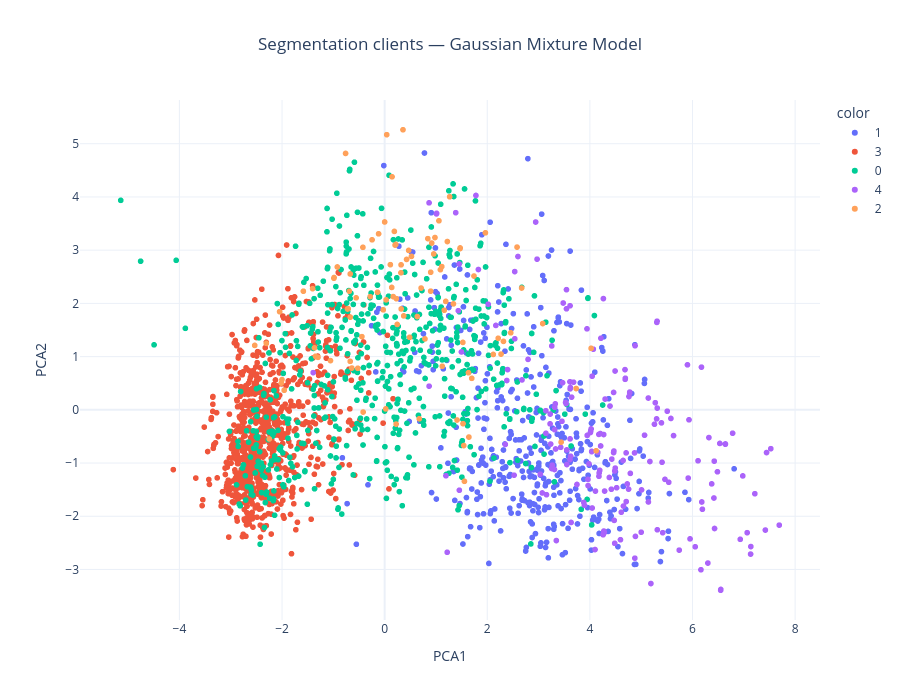

Source (notebook cell):
### Code cell
# ============================================
# VISUALISATION GMM
# ============================================

fig = px.scatter(
    pca_df,

    x="PCA1",
    y="PCA2",

    color=pca_df["GMM_Cluster"].astype(str),

    title="Segmentation clients — Gaussian Mixture Model"
)

fig.update_layout(
    template="plotly_white",
    height=700,
    title_x=0.5
)

fig.show()

### Figure 1 — Plotly figure (JSON) as saved in the notebook; plotly's stock layout.template omitted (floating-point values rounded to 4 significant figures; data arrays with more than 128 entries replaced by an {"elided": "..."} marker saying what was removed)
{"data": [{"hovertemplate": "color=1<br>PCA1=%{x}<br>PCA2=%{y}<extra></extra>", "legendgroup": "1", "marker": {"color": "#636efa", "symbol": "circle"}, "mode": "markers", "name": "1", "showlegend": true, "type": "scattergl", "x": {"elided": "421 float values"}, "xaxis": "x", "y": {"elided": "421 float values"}, "yaxis": "y"}, {"hovertemplate": "color=3<br>PCA1=%{x}<br>PCA2=%{y}<extra></extra>", "legendgroup": "3", "marker": {"color": "#EF553B", "symbol": "circle"}, "mode": "markers", "name": "3", "showlegend": true, "type": "scattergl", "x": {"elided": "891 float values"}, "xaxis": "x", "y": {"elided": "891 float values"}, "yaxis": "y"}, {"hovertemplate": "color=0<br>PCA1=%{x}<br>PCA2=%{y}<extra></extra>", "legendgroup": "0", "marker": {"color": "#00cc96", "symbol": "circle"}, "mode": "markers", "name": "0", "showlegend": true, "type": "scattergl", "x": {"elided": "642 float values"}, "xaxis": "x", "y": {"elided": "642 float values"}, "yaxis": "y"}, {"hovertemplate": "color=4<br>PCA1=%{x}<br>PCA2=%{y}<extra></extra>", "legendgroup": "4", "marker": {"color": "#ab63fa", "symbol": "circle"}, "mode": "markers", "name": "4", "showlegend": true, "type": "scattergl", "x": {"elided": "186 float values"}, "xaxis": "x", "y": {"elided": "186 float values"}, "yaxis": "y"}, {"hovertemplate": "color=2<br>PCA1=%{x}<br>PCA2=%{y}<extra></extra>", "legendgroup": "2", "marker": {"color": "#FFA15A", "symbol": "circle"}, "mode": "markers", "name": "2", "showlegend": true, "type": "scattergl", "x": [0.2026, -1.299, -0.2452, -2.048, 0.3714, 0.2169, 2.213, 0.1377, -0.02832, -0.4197, 0.2279, 0.9175, 0.9805, 0.02773, 4.122, 0.8973, -1.347, 0.6749, 1.471, 0.1661, -0.7622, 1.542, 0.9557, 0.6361, -0.6712, -0.9229, -1.584, -0.2818, -2.249, 0.1895, -0.524, 0.3196, 0.3221, 1.698, -2.014, 1.267, 0.4269, 0.04019, 1.555, 0.2234, 0.4677, -0.1392, -0.689, -0.5564, 1.058, 0.4867, 1.524, -0.6709, 1.527, 1.162, 1.191, 1.964, 1.122, 1.087, -2.533, 0.1113, 1.113, 3.439, 4.024, -0.6718, 0.3576, 0.8963, -0.4436, -0.1183, -0.7234, 1.469, 0.317, 0.7856, -2.001, -0.9891, -1.405, 0.5225, 1.741, 2.117, -1.368, 1.642, 0.02168, -1.056, 1.222, -0.0001583, 1.633, -0.7104, 2.58, 0.1438, 2.316, 0.8414, -0.6398, 3.08, 2.458, 3.731, -1.958, 0.7101, 0.2445, 1.34, -0.4238, 2.669, 2.268, -2.306, -0.9863, 1.411], "xaxis": "x", "y": [3.096, 0.9859, 3.195, 1.845, 1.765, 3.108, 1.345, 2.3, 1.879, -0.04183, 2.089, 3.133, 3.237, 2.066, -0.7689, 2.585, 1.007, -0.1683, 3.042, 2.128, 4.818, -0.6713, 2.929, 1.752, 2.553, 2.684, 2.229, 2.126, -0.5475, 3.352, 0.7804, 2.724, 1.896, 0.5914, 0.5023, 4.004, 2.826, 5.17, -1.344, -0.2682, 2.995, 2.209, 2.228, 2.104, 3.552, 1.362, 1.267, 1.741, -0.2601, 1.872, 2.038, 3.326, 0.8187, 2.634, 1.21, 2.728, 2.691, -0.6073, 1.156, 0.9108, 5.263, 2.23, 1.375, 3.307, 1.894, 3.03, 2.575, 1.333, 0.5678, 2.472, 2.277, 2.883, 2.514, 1.041, 1.164, -0.5118, 0.01704, 0.9248, 3.162, 3.53, 0.6971, 1.899, 3.057, 4.379, 1.286, 3.217, 0.7848, 1.621, 1.447, 0.4, 0.3679, 2.288, 1.605, 1.991, 3.053, 2.289, 1.047, 1.249, 2.486, -0.1911], "yaxis": "y"}], "layout": {"height": 700, "legend": {"title": {"text": "color"}, "tracegroupgap": 0}, "title": {"text": "Segmentation clients — Gaussian Mixture Model", "x": 0.5}, "xaxis": {"anchor": "y", "domain": [0, 1], "title": {"text": "PCA1"}}, "yaxis": {"anchor": "x", "domain": [0, 1], "title": {"text": "PCA2"}}}}
